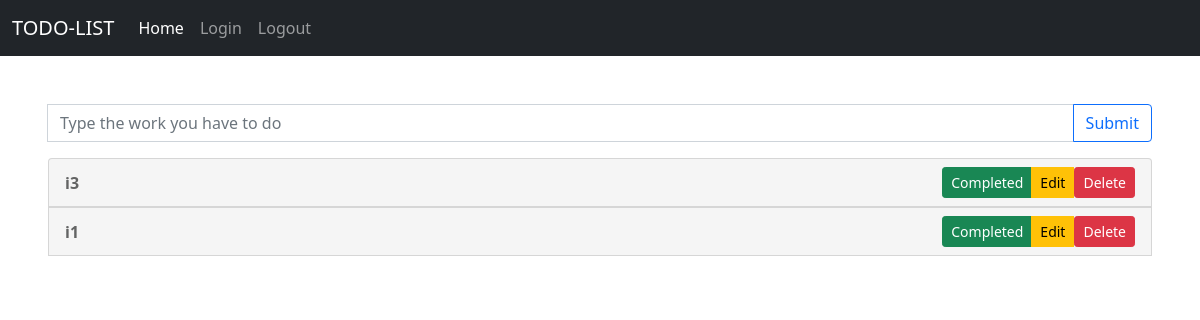
The app's page /, older data.
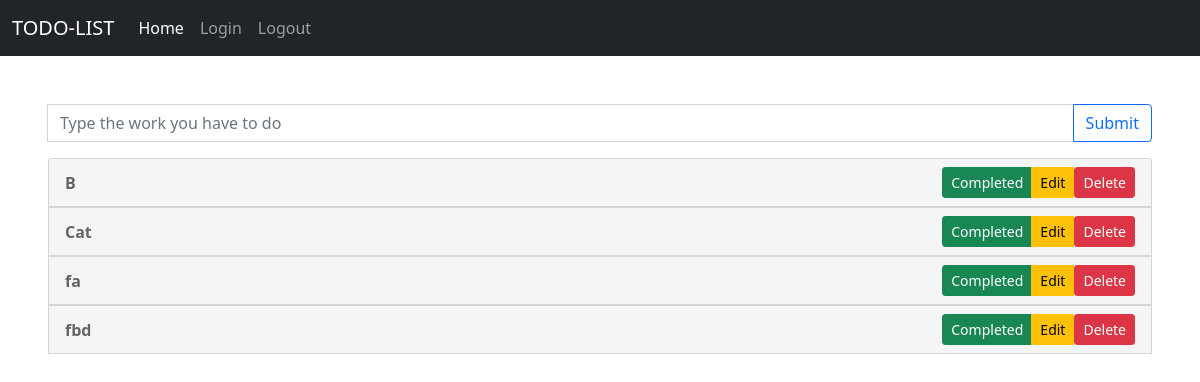
The same page, newer data.
### todo/models.py (models this page shows, shortened)
class todo_item(models.Model):
    title = models.CharField(max_length=50)
    status = models.CharField(max_length=50)

### todo/views.py (the view)
# urls.py: path('', views.home),
def home(request):
    if request.method == "POST":
        inp = request.POST['todoitem']
        new = todo_item(title=inp, status="Pending")
        new.save()
        return redirect('/')
    items = todo_item.objects.all()
    return render(request, 'index.html', {'items' : items})

### templates/index.html (shortened to what this page needs)
{% load static %}
<!doctype html>
<html lang="en">
<head>
	<link rel="stylesheet" href="https://cdn.jsdelivr.net/npm/bootstrap-icons@1.3.0/font/bootstrap-icons.css">
	<link href="https://cdn.jsdelivr.net/npm/bootstrap@5.0.2/dist/css/bootstrap.min.css" rel="stylesheet">
	<link rel="stylesheet" href="{% static 'style1.css' %}">
</head>
<body>
	<nav class="navbar navbar-expand-lg navbar-dark bg-dark">
		<div class="container-fluid"> <a class="navbar-brand" href="#">TODO-LIST</a>
			<div class="collapse navbar-collapse" id="navbarNavDropdown">
				<ul class="navbar-nav">
					<li class="nav-item"> <a class="nav-link active" aria-current="page" href="#">Home</a> </li>
					<li class="nav-item"> <a class="nav-link" href="#">Login</a> </li>
					<li class="nav-item"> <a class="nav-link" href="#">Logout</a> </li>
				</ul>
			</div>
		</div>
	</nav>
	<form method="POST" action="/">
		<div class="input-group mb-3 pt-5 px-5"> {% csrf_token %}
			<input type="text" id="todoitem" name="todoitem" class="form-control" placeholder="Type the work you have to do" aria-describedby="button-addon2">
			<button class="btn btn-outline-primary" type="submit" id="button-addon2">Submit</button>
		</div>
	</form>
	<div class="px px-md-5">
		<ul class="list-group text-wrap">
         {% for item in items %}
			<li class="list-group-item list-group-item-light d-flex justify-content-between align-items-center" style="background-color:  	#F5F5F5;"> <span class="to-do-item"><b>{{item.title}}</b></span>
				<div class="btn-group">
					<button type="button" class="btn btn-success btn-sm" data-bs-toggle="modal" data-bs-target="#complete-modal-{{item.pk}}">Completed</button>
					<button type="button" class="btn btn-warning btn-sm" data-bs-toggle="modal" data-bs-target="#edit-menu-modal-{{item.pk}}">Edit</button>
					<a href="delete/{{item.pk}}">
						<button type="button" class="btn btn-danger btn-sm">Delete</button>
					</a>
				</div>
			</li>
         {% endfor %}
      </ul>
	</div>
</body>
</html>

### static/style1.css (style rules this page uses)
.to-do-item { word-break: break-all; padding-right: 4px; }

Row changes from the older to the newer data that the page shows:
removed todo_item: title "i3"
removed todo_item: title "i1"
added todo_item: title "B"
added todo_item: title "Cat"
added todo_item: title "fa"
added todo_item: title "fbd"
